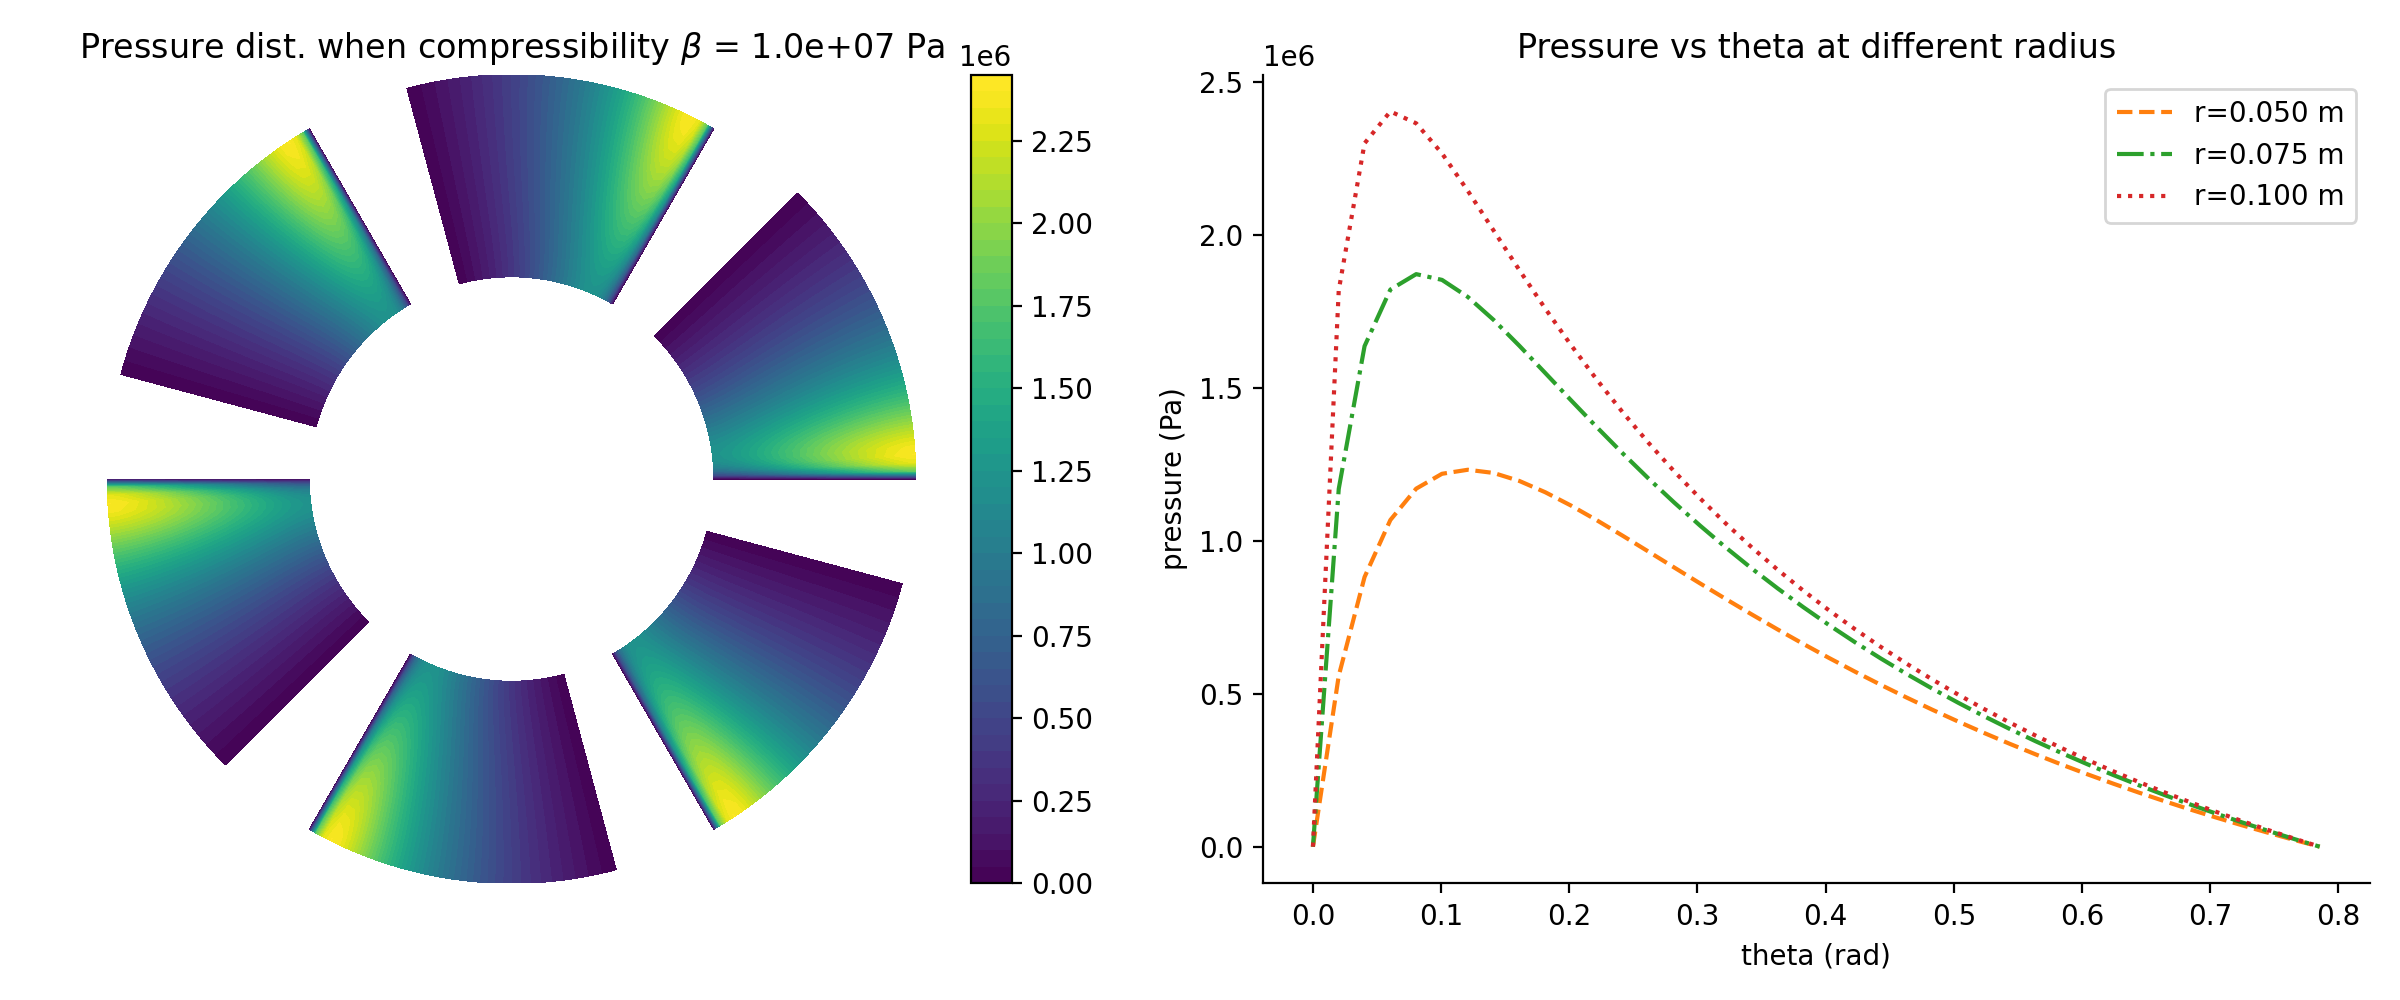

This chart was generated by the following Python code:
import os
import time

import matplotlib.pyplot as plt
import numpy as np
from scipy import sparse
from scipy.sparse.linalg import spsolve


def compressible_flow(
    mu=0.04,
    omega=2 * np.pi,
    r_in=0.05,
    r_out=0.10,
    n_sector=6,
    Delta_theta=np.pi / 4,
    hL=50e-6,
    hT=10e-6,
    boundary=False,
    rho_a=1.2,
    p_a=101325,
    beta=1e6,  # 2e6
    max_iter=80,
    tol=1e-6,
    relax=0.4,
    plot_title=True,
    savefig=False,
    out_figure="compressible_flow.png",
):
    """
    Illustrate the pressure distribution of a tilted pad thrust
    bearing model when the opposing collar rotates counter-
    clockwise with angular velocity ω, and the fluid is compressible.

    Parameters
    ----------
    mu : float
        dynamic viscosity [Pa.s]
    omega : float
        angular speed [rad/s]
    r_in : float
        inner radius [m]
    r_out : float
        outer radius [m]
    n_sector : int
        number of sectors
    Delta_theta : float
        angular width of each sector [rad],
        should be smaller than np.pi/n_sector
    hL : float
        leading edge gap height [m]
    hT : float
        trailing edge gap height [m]
    boundary : bool
        include Dirichlet boundary condition or not
    rho_a : float
        reference density [kg/m^3]
    p_a : float
        ambient pressure [Pa]
    beta : float
        compressibility parameter [Pa]
    max_iter : int
        maximum number of iterations
    tol : float
        tolerance on infinity norm of pressure update
    relax : float
        under-relaxation parameter (0 < relax <= 1)
    plot_title : bool
        include titles in plots or not
    out_figure : str
        file name to save plots
    """
    Nr = 40
    Ntheta = 60

    r = np.linspace(r_in, r_out, Nr)
    theta = np.linspace(0.0, Delta_theta, Ntheta)
    dr = r[1] - r[0]
    dtheta = theta[1] - theta[0]
    L = r_out * Delta_theta

    h_r_theta = lambda r, theta: hT + (hL - hT) * (r * theta / L)
    idx = lambda i, j: i * Ntheta + j

    TH, RR = np.zeros(Ntheta+2), np.zeros(Nr+2)
    TH[1:-1], RR[1:-1] = theta, r
    TH[0], TH[-1], = -dtheta, Delta_theta+dtheta
    RR[0], RR[-1] = r_in-dr, r_out+dr
    TH, RR = np.meshgrid(TH, RR)
    H = h_r_theta(RR, TH)
    H3 = H**3  # Precompute H^3

    coef_const = 1 / (12 * mu)
    dh_dtheta = lambda radius: (hL - hT) * radius / (r_out * Delta_theta)
    rho_of_p = lambda p: rho_a * np.exp((p - p_a) / beta)

    N = Nr * Ntheta
    p_vec = np.zeros(N)

    # Iterative (Picard) loop: assemble A(p) and b(p), solve A p_new = b
    start_time = time.time()
    converged = False
    for it in range(1, max_iter + 1):
        rows = []
        cols = []
        vals = []
        b = np.zeros(N)
        rho_all = rho_of_p(p_vec)

        for i in range(1, Nr+1):
            ri = r[i-1]
            for j in range(1, Ntheta+1):
                k = idx(i-1, j-1)
                
                if boundary:
                    if j == 1 or j == Ntheta:
                        rows.append(k)
                        cols.append(k)
                        vals.append(1.0)
                        b[k] = 0.0
                        continue
                    
                    if i == 1 or i == Nr:
                        rows.append(k)
                        cols.append(k)
                        vals.append(1.0)
                        b[k] = 0.0
                        continue

                # Theta-term coefficients
                Hm = H3[i, j - 1]
                Hp = H3[i, j + 1]
                A_m = coef_const * Hm / ri
                A_p = coef_const * Hp / ri
                theta_m_coef = -A_m / (dtheta * dtheta)
                theta_p_coef = -A_p / (dtheta * dtheta)
                theta_c_coef = -(theta_m_coef + theta_p_coef)

                # Radial-term coefficients
                H_im = H3[i - 1, j]
                H_ip = H3[i + 1, j]
                if i>=2: 
                    B_im = coef_const * H_im * r[i-2]
                else:
                    B_im = 0
                if i <= Nr-1:
                    B_ip = coef_const * H_ip * r[i]
                else:
                    B_ip = 0
                rad_m_coef = -B_im / (dr * dr)
                rad_p_coef = -B_ip / (dr * dr)
                rad_c_coef = -(rad_m_coef + rad_p_coef)

                center = theta_c_coef + rad_c_coef
                coef_jm = theta_m_coef
                coef_jp = theta_p_coef
                coef_im = rad_m_coef
                coef_ip = rad_p_coef

                # Add to sparse lists
                rows.append(k)
                cols.append(k)
                vals.append(center)
                if j > 1:
                    rows.append(k)
                    cols.append(idx(i-1, j-2)) #(i,j-1)
                    vals.append(coef_jm)
                if j < Ntheta:
                    rows.append(k)
                    cols.append(idx(i-1, j)) #(i,j+1)
                    vals.append(coef_jp)
                if i > 1:
                    rows.append(k)
                    cols.append(idx(i-2, j-1)) #(i-1,j)
                    vals.append(coef_im)
                if i < Nr:
                    rows.append(k)
                    cols.append(idx(i, j-1)) #(i+1,j)
                    vals.append(coef_ip)

                # RHS source term: (omega * r / 2) * d/dtheta( rho * h )
                # d( rho * h )/dtheta = rho * dh/dtheta + h * d rho/dtheta
                # approximate d rho / dtheta
                rho_c = rho_all[k]
                rho_m = rho_all[idx(i-1, j-2)] #(i, j-1)
                drho_dtheta = (rho_c - rho_m) / dtheta

                dhdt = dh_dtheta(ri)

                b[k] = (omega * ri / 2.0) * (rho_c * dhdt + H[i, j] * drho_dtheta)

        A = sparse.coo_matrix((vals, (rows, cols)), shape=(N, N)).tocsr()

        # Solve (handle possible singular/ill conditioned by catching errors)
        try:
            p_new = spsolve(A, b)
        except Exception as e:
            print("Linear solver failed at iteration", it, "with error:", e)
            break

        # enforce Dirichlet at theta boundaries explicitly (should already be set)
        for i_dir in range(Nr):
            p_new[idx(i_dir, 0)] = 0.0
            p_new[idx(i_dir, Ntheta - 1)] = 0.0

        # check convergence
        diff = p_new - p_vec
        err = np.linalg.norm(diff, np.inf)
        print(f"Iter {it:3d}: ||p_new - p||_inf = {err:.3e}")

        if err < tol:
            p_vec = p_new.copy()
            converged = True
            print(f"Converged in {it} iterations (tol={tol}).")
            break

        p_vec = relax * p_new + (1.0 - relax) * p_vec

    end_time = time.time()
    print(f"Elapsed time: {end_time - start_time:.2f} s")
    if not converged:
        print(
            "Warning: solver did not converge within max_iter. Consider increasing iterations, decreasing relax or changing tol."
        )

    # reshape for plotting
    P = p_vec.reshape((Nr, Ntheta))
    P_clip = np.abs(P)

    # Plot and save results
    fig = plt.figure(figsize=(12, 5))
    ax1 = fig.add_subplot(1, 2, 1)
    for i in range(n_sector):
        TH, RR = np.meshgrid(theta + i * 2 * np.pi / n_sector, r)
        X = RR * np.cos(TH)
        Y = RR * np.sin(TH)
        cf = ax1.contourf(
            X,
            Y,
            P_clip,
            vmin=np.min(P_clip),
            vmax=np.max(P_clip),
            cmap="viridis",
            levels=50,
        )
    ax1.set(xticks=[], yticks=[])
    if plot_title:
        ax1.set_title(rf"Pressure dist. when compressibility $\beta$ = {beta:.1e} Pa")
    ax1.set_aspect("equal", "box"),
    ax1.spines[["left", "bottom", "top", "right"]].set_visible(False)
    # plt.colorbar(cf, ax=ax1, orientation="vertical")

    ax2 = fig.add_subplot(1, 2, 2)
    ax2.plot(theta, P_clip[0, :], "--", label=f"r={r_in:.3f} m", color="C1")
    ax2.plot(
        theta, P_clip[Nr // 2, :], "-.", label=f"r={(r_in+r_out)/2:.3f} m", color="C2"
    )
    ax2.plot(theta, P_clip[-1, :], ":", label=f"r={r_out:.3f} m", color="C3")
    ax2.set_xlabel("theta (rad)")
    ax2.set_ylabel("pressure (Pa)")
    ax2.legend()
    if plot_title:
        ax2.set_title("Pressure vs theta at different radius")
    ax2.spines[["top", "right"]].set_visible(False)

    plt.tight_layout()
    if savefig:
        fig.savefig(os.path.join("reports", out_figure), dpi=200)
        print(f"Figure saved to: {os.path.join('reports', out_figure)}")

    # Print simple diagnostics
    print("Peak pressure (abs) [Pa]:", np.max(P_clip))
    print("Mean pressure (abs) [Pa]:", np.mean(P_clip))

    plt.show()


if __name__ == "__main__":
    compressible_flow(beta=1e7, out_figure="compressible_flow.png", savefig=True)
    compressible_flow(beta=4e6, out_figure="compressible_flow_2.png", savefig=True)
    compressible_flow(beta=1e7, boundary=True, out_figure="compressible_flow_w_boundary.png", savefig=True)
    compressible_flow(beta=4e6, boundary=True, out_figure="compressible_flow_2_w_boundary.png", savefig=True)